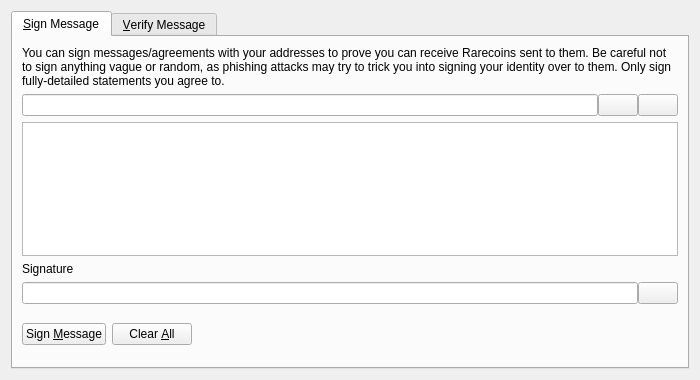
<?xml version="1.0" encoding="UTF-8"?>
<ui version="4.0">
 <class>SignVerifyMessageDialog</class>
 <widget class="QDialog" name="SignVerifyMessageDialog">
  <property name="geometry">
   <rect>
    <x>0</x>
    <y>0</y>
    <width>700</width>
    <height>380</height>
   </rect>
  </property>
  <property name="windowTitle">
   <string>Signatures - Sign / Verify a Message</string>
  </property>
  <property name="modal">
   <bool>true</bool>
  </property>
  <layout class="QVBoxLayout" name="verticalLayout">
   <item>
    <widget class="QTabWidget" name="tabWidget">
     <property name="currentIndex">
      <number>0</number>
     </property>
     <widget class="QWidget" name="tabSignMessage">
      <attribute name="title">
       <string>&amp;Sign Message</string>
      </attribute>
      <layout class="QVBoxLayout" name="verticalLayout_SM">
       <item>
        <widget class="QLabel" name="infoLabel_SM">
         <property name="text">
          <string>You can sign messages/agreements with your addresses to prove you can receive Rarecoins sent to them. Be careful not to sign anything vague or random, as phishing attacks may try to trick you into signing your identity over to them. Only sign fully-detailed statements you agree to.</string>
         </property>
         <property name="textFormat">
          <enum>Qt::PlainText</enum>
         </property>
         <property name="wordWrap">
          <bool>true</bool>
         </property>
        </widget>
       </item>
       <item>
        <layout class="QHBoxLayout" name="horizontalLayout_1_SM">
         <property name="spacing">
          <number>0</number>
         </property>
         <item>
          <widget class="QValidatedLineEdit" name="addressIn_SM">
           <property name="toolTip">
            <string>The Bitcoin address to sign the message with</string>
           </property>
          </widget>
         </item>
         <item>
          <widget class="QPushButton" name="addressBookButton_SM">
           <property name="toolTip">
            <string>Choose previously used address</string>
           </property>
           <property name="text">
            <string/>
           </property>
           <property name="icon">
            <iconset resource="../bitcoin.qrc">
             <normaloff>:/icons/address-book</normaloff>:/icons/address-book</iconset>
           </property>
           <property name="shortcut">
            <string>Alt+A</string>
           </property>
           <property name="autoDefault">
            <bool>false</bool>
           </property>
          </widget>
         </item>
         <item>
          <widget class="QPushButton" name="pasteButton_SM">
           <property name="toolTip">
            <string>Paste address from clipboard</string>
           </property>
           <property name="text">
            <string/>
           </property>
           <property name="icon">
            <iconset resource="../bitcoin.qrc">
             <normaloff>:/icons/editpaste</normaloff>:/icons/editpaste</iconset>
           </property>
           <property name="shortcut">
            <string>Alt+P</string>
           </property>
           <property name="autoDefault">
            <bool>false</bool>
           </property>
          </widget>
         </item>
        </layout>
       </item>
       <item>
        <widget class="QPlainTextEdit" name="messageIn_SM">
         <property name="toolTip">
          <string>Enter the message you want to sign here</string>
         </property>
        </widget>
       </item>
       <item>
        <widget class="QLabel" name="signatureLabel_SM">
         <property name="text">
          <string>Signature</string>
         </property>
         <property name="textFormat">
          <enum>Qt::PlainText</enum>
         </property>
        </widget>
       </item>
       <item>
        <layout class="QHBoxLayout" name="horizontalLayout_2_SM">
         <property name="spacing">
          <number>0</number>
         </property>
         <item>
          <widget class="QLineEdit" name="signatureOut_SM">
           <property name="font">
            <font>
             <italic>true</italic>
            </font>
           </property>
           <property name="readOnly">
            <bool>true</bool>
           </property>
          </widget>
         </item>
         <item>
          <widget class="QPushButton" name="copySignatureButton_SM">
           <property name="toolTip">
            <string>Copy the current signature to the system clipboard</string>
           </property>
           <property name="text">
            <string/>
           </property>
           <property name="icon">
            <iconset resource="../bitcoin.qrc">
             <normaloff>:/icons/editcopy</normaloff>:/icons/editcopy</iconset>
           </property>
           <property name="autoDefault">
            <bool>false</bool>
           </property>
          </widget>
         </item>
        </layout>
       </item>
       <item>
        <layout class="QHBoxLayout" name="horizontalLayout_3_SM">
         <item>
          <widget class="QPushButton" name="signMessageButton_SM">
           <property name="toolTip">
            <string>Sign the message to prove you own this Bitcoin address</string>
           </property>
           <property name="text">
            <string>Sign &amp;Message</string>
           </property>
           <property name="icon">
            <iconset resource="../bitcoin.qrc">
             <normaloff>:/icons/edit</normaloff>:/icons/edit</iconset>
           </property>
           <property name="autoDefault">
            <bool>false</bool>
           </property>
          </widget>
         </item>
         <item>
          <widget class="QPushButton" name="clearButton_SM">
           <property name="toolTip">
            <string>Reset all sign message fields</string>
           </property>
           <property name="text">
            <string>Clear &amp;All</string>
           </property>
           <property name="icon">
            <iconset resource="../bitcoin.qrc">
             <normaloff>:/icons/remove</normaloff>:/icons/remove</iconset>
           </property>
           <property name="autoDefault">
            <bool>false</bool>
           </property>
          </widget>
         </item>
         <item>
          <spacer name="horizontalSpacer_1_SM">
           <property name="orientation">
            <enum>Qt::Horizontal</enum>
           </property>
           <property name="sizeHint" stdset="0">
            <size>
             <width>40</width>
             <height>48</height>
            </size>
           </property>
          </spacer>
         </item>
         <item>
          <widget class="QLabel" name="statusLabel_SM">
           <property name="font">
            <font>
             <weight>75</weight>
             <bold>true</bold>
            </font>
           </property>
           <property name="text">
            <string/>
           </property>
           <property name="wordWrap">
            <bool>true</bool>
           </property>
          </widget>
         </item>
         <item>
          <spacer name="horizontalSpacer_2_SM">
           <property name="orientation">
            <enum>Qt::Horizontal</enum>
           </property>
           <property name="sizeHint" stdset="0">
            <size>
             <width>40</width>
             <height>48</height>
            </size>
           </property>
          </spacer>
         </item>
        </layout>
       </item>
      </layout>
     </widget>
     <widget class="QWidget" name="tabVerifyMessage">
      <attribute name="title">
       <string>&amp;Verify Message</string>
      </attribute>
      <layout class="QVBoxLayout" name="verticalLayout_VM">
       <item>
        <widget class="QLabel" name="infoLabel_VM">
         <property name="text">
          <string>Enter the receiver's address, message (ensure you copy line breaks, spaces, tabs, etc. exactly) and signature below to verify the message. Be careful not to read more into the signature than what is in the signed message itself, to avoid being tricked by a man-in-the-middle attack. Note that this only proves the signing party receives with the address, it cannot prove sendership of any transaction!</string>
         </property>
         <property name="textFormat">
          <enum>Qt::PlainText</enum>
         </property>
         <property name="alignment">
          <set>Qt::AlignLeading|Qt::AlignLeft|Qt::AlignTop</set>
         </property>
         <property name="wordWrap">
          <bool>true</bool>
         </property>
        </widget>
       </item>
       <item>
        <layout class="QHBoxLayout" name="horizontalLayout_1_VM">
         <property name="spacing">
          <number>0</number>
         </property>
         <item>
          <widget class="QValidatedLineEdit" name="addressIn_VM">
           <property name="toolTip">
            <string>The Bitcoin address the message was signed with</string>
           </property>
          </widget>
         </item>
         <item>
          <widget class="QPushButton" name="addressBookButton_VM">
           <property name="toolTip">
            <string>Choose previously used address</string>
           </property>
           <property name="text">
            <string/>
           </property>
           <property name="icon">
            <iconset resource="../bitcoin.qrc">
             <normaloff>:/icons/address-book</normaloff>:/icons/address-book</iconset>
           </property>
           <property name="shortcut">
            <string>Alt+A</string>
           </property>
           <property name="autoDefault">
            <bool>false</bool>
           </property>
          </widget>
         </item>
        </layout>
       </item>
       <item>
        <widget class="QPlainTextEdit" name="messageIn_VM"/>
       </item>
       <item>
        <widget class="QValidatedLineEdit" name="signatureIn_VM"/>
       </item>
       <item>
        <layout class="QHBoxLayout" name="horizontalLayout_2_VM">
         <item>
          <widget class="QPushButton" name="verifyMessageButton_VM">
           <property name="toolTip">
            <string>Verify the message to ensure it was signed with the specified Bitcoin address</string>
           </property>
           <property name="text">
            <string>Verify &amp;Message</string>
           </property>
           <property name="icon">
            <iconset resource="../bitcoin.qrc">
             <normaloff>:/icons/transaction_0</normaloff>:/icons/transaction_0</iconset>
           </property>
           <property name="autoDefault">
            <bool>false</bool>
           </property>
          </widget>
         </item>
         <item>
          <widget class="QPushButton" name="clearButton_VM">
           <property name="toolTip">
            <string>Reset all verify message fields</string>
           </property>
           <property name="text">
            <string>Clear &amp;All</string>
           </property>
           <property name="icon">
            <iconset resource="../bitcoin.qrc">
             <normaloff>:/icons/remove</normaloff>:/icons/remove</iconset>
           </property>
           <property name="autoDefault">
            <bool>false</bool>
           </property>
          </widget>
         </item>
         <item>
          <spacer name="horizontalSpacer_1_VM">
           <property name="orientation">
            <enum>Qt::Horizontal</enum>
           </property>
           <property name="sizeHint" stdset="0">
            <size>
             <width>40</width>
             <height>48</height>
            </size>
           </property>
          </spacer>
         </item>
         <item>
          <widget class="QLabel" name="statusLabel_VM">
           <property name="font">
            <font>
             <weight>75</weight>
             <bold>true</bold>
            </font>
           </property>
           <property name="text">
            <string/>
           </property>
           <property name="wordWrap">
            <bool>true</bool>
           </property>
          </widget>
         </item>
         <item>
          <spacer name="horizontalSpacer_2_VM">
           <property name="orientation">
            <enum>Qt::Horizontal</enum>
           </property>
           <property name="sizeHint" stdset="0">
            <size>
             <width>40</width>
             <height>48</height>
            </size>
           </property>
          </spacer>
         </item>
        </layout>
       </item>
      </layout>
     </widget>
    </widget>
   </item>
  </layout>
 </widget>
 <customwidgets>
  <customwidget>
   <class>QValidatedLineEdit</class>
   <extends>QLineEdit</extends>
   <header>qvalidatedlineedit.h</header>
  </customwidget>
 </customwidgets>
 <resources>
  <include location="../bitcoin.qrc"/>
 </resources>
 <connections/>
</ui>
